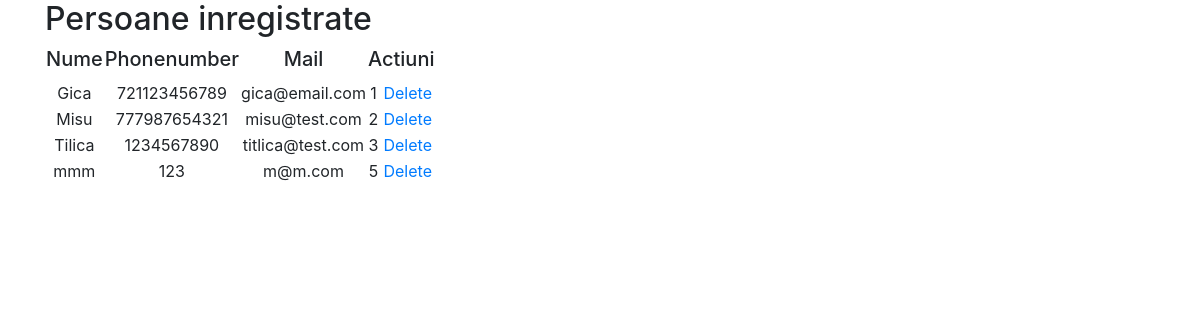
The app's page /main/persons/, older data.
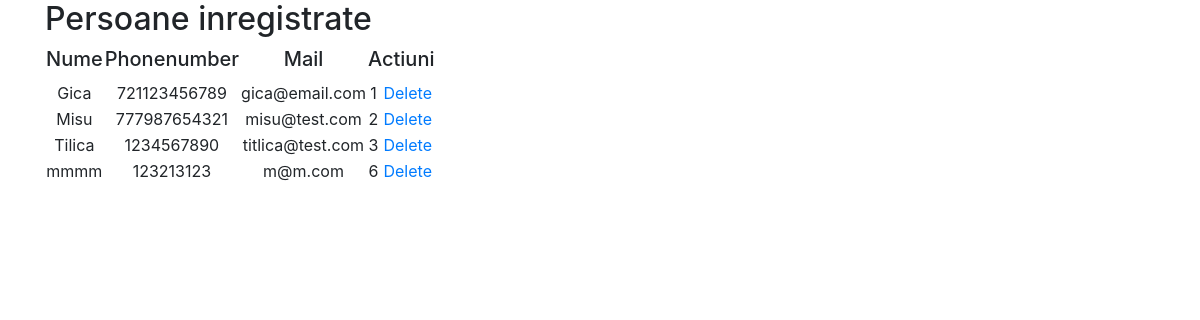
The same page, newer data.
### main/models.py (models this page shows, shortened)
class Person(models.Model):
    id = models.AutoField(primary_key=True)
    nume = models.CharField(max_length=50)
    phonenumber = models.IntegerField()
    mail = models.CharField(max_length=50)
    class Meta:
        db_table = "personmodel"

### main/views.py (the view)
# urls.py: path('persons/', views.persons, name='persons'),
def persons(request):
    persons = Person.objects.all()
    return render(request, 'main/lista_persoane.html', {'persons': persons})

### main/templates/main/lista_persoane.html (shortened to what this page needs)
<!DOCTYPE html>
<html lang="en">
<head>
    <link rel="stylesheet" href="https://stackpath.bootstrapcdn.com/bootstrap/4.3.1/css/bootstrap.min.css">
</head>
<body>
    <div class="container">
        <h2>Persoane inregistrate</h2>
        <table>
            <tr align="center">
                <td><h5>Nume</h5></td>
                <td><h5>Phonenumber</h5></td>
                <td><h5>Mail</h5></td>
                <td colspan="2"><h5>Actiuni</h5></td>
            </tr>
            {% for pers in persons %}
               <tr align="center">
                   <td> {{ pers.nume }} </td>
                   <td> {{ pers.phonenumber }} </td>
                   <td> {{ pers.mail }} </td>
                   <td> {{ pers.id }} </td>
                   <td><a href="{% url 'main:deleteperson' pers.id %}">Delete</a></td>
               </tr>
            {% endfor %}
        </table>
    </div>
</body>
</html>

Row changes from the older to the newer data that the page shows:
removed Person: nume "mmm", phonenumber "123", mail "m@m.com", id "5"
added Person: nume "mmmm", phonenumber "123213123", mail "m@m.com", id "6"
